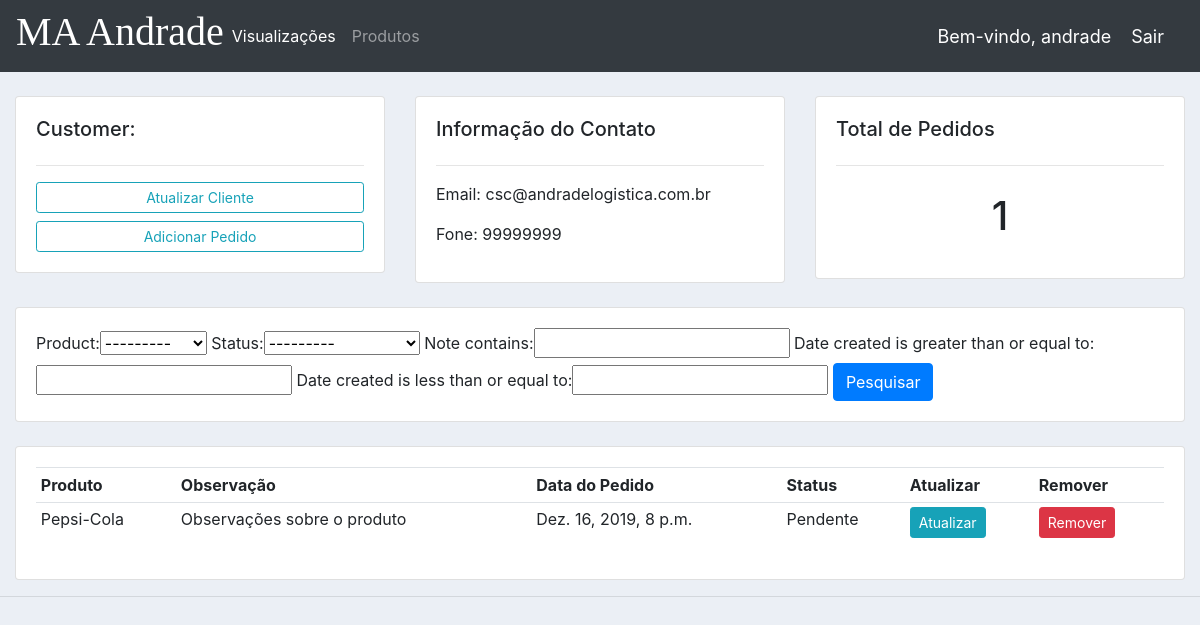
Page /customer/10/ (signed in) on the committed database.
### accounts/models.py (models this page shows, shortened)
class Customer(models.Model):
	user = models.OneToOneField(User, null=True, blank=True, on_delete=models.CASCADE)
	name = models.CharField(max_length=200, null=True)
	phone = models.CharField(max_length=200, null=True)
	email = models.CharField(max_length=200, null=True)
	profile_pic = models.ImageField(default="profile1.png", null=True, blank=True)
	date_created = models.DateTimeField(auto_now_add=True, null=True)

class Order(models.Model):
	STATUS = (
			('Pendente', 'Pendente'),
			('Saiu para entrega', 'Saiu para entrega'),
			('Entregue', 'Entregue'),
			)
	customer = models.ForeignKey(Customer, null=True, on_delete= models.SET_NULL)
	product = models.ForeignKey(Product, null=True, on_delete= models.SET_NULL)
	date_created = models.DateTimeField(auto_now_add=True, null=True)
	status = models.CharField(max_length=200, null=True, choices=STATUS)
	note = models.CharField(max_length=1000, null=True)

class Product(models.Model):
	CATEGORY = (
			('Produto', 'Produto'),
			('Serviço', 'Serviço'),
			)
	name = models.CharField(max_length=200, null=True)
	price = models.FloatField(null=True)
	category = models.CharField(max_length=200, null=True, choices=CATEGORY)
	description = models.CharField(max_length=200, null=True, blank=True)
	date_created = models.DateTimeField(auto_now_add=True, null=True)
	tags = models.ManyToManyField(Tag)
	def __str__(self):
		return self.name

### accounts/decorators.py (the view)
		def wrapper_func(request, *args, **kwargs):
			group = None
			if request.user.groups.exists():
				group = request.user.groups.all()[0].name
			if group in allowed_roles:
				return view_func(request, *args, **kwargs)
			else:
				return HttpResponse('You are not authorized to view this page')

### accounts/views.py (called while the page is built)
@login_required(login_url='login')
@allowed_users(allowed_roles=['admin'])
def customer(request, pk_test):
	customer = Customer.objects.get(id=pk_test)
	orders = customer.order_set.all()
	order_count = orders.count()
	myFilter = OrderFilter(request.GET, queryset=orders)
	orders = myFilter.qs
	context = {'customer':customer, 'orders':orders, 'order_count':order_count,
	'myFilter':myFilter}
	return render(request, 'accounts/customer.html',context)

### accounts/templates/accounts/customer.html
{%  extends 'accounts/main.html' %}
{% block content %}
	<br>
<div class="row">
	<div class="col-md">
		<div class="card card-body">
			<h5>Customer:</h5>
			<hr>
			<a class="btn btn-outline-info  btn-sm btn-block" href="">Atualizar Cliente</a>
			<a class="btn btn-outline-info  btn-sm btn-block" href="{% url 'create_order' customer.id %}">Adicionar Pedido</a>
		</div>
	</div>
	<div class="col-md">
		<div class="card card-body">
			<h5>Informação do Contato</h5>
			<hr>
			<p>Email: {{customer.email}}</p>
			<p>Fone: {{customer.phone}}</p>
		</div>
	</div>
	<div class="col-md">
		<div class="card card-body">
			<h5>Total de Pedidos</h5>
			<hr>
			<h1 style="text-align: center;padding: 10px">{{order_count}}</h1>
		</div>
	</div>
</div>
<br>
<div class="row">
	<div class="col">
		<div class="card card-body">
			<form method="get">
				{{myFilter.form}}
		    <button class="btn btn-primary" type="submit">Pesquisar</button>
		  </form>
		</div>
	</div>
</div>
<br>
<div class="row">
	<div class="col-md">
		<div class="card card-body">
			<table class="table table-sm">
				<tr>
					<th>Produto</th>
					<th>Observação</th>
					<th>Data do Pedido</th>
					<th>Status</th>
					<th>Atualizar</th>
					<th>Remover</th>
				</tr>
				{% for order in orders %}
				<tr>
					<td>{{order.product}}</td>
					<td>{{order.note}}</td>
					<td>{{order.date_created}}</td>
					<td>{{order.status}}</td>
					<td><a class="btn btn-sm btn-info" href="{% url 'update_order' order.id %}">Atualizar</a></td>
					<td><a class="btn btn-sm btn-danger" href="{% url 'delete_order' order.id %}">Remover</a></td>
				</tr>
				{% endfor %}
			</table>
		</div>
	</div>
</div>
{% endblock %}

### accounts/templates/accounts/navbar.html (shortened to what this page needs)
{% load static %}
<nav class="navbar navbar-expand-lg navbar-dark bg-dark">
  <h1 id="logo">MA Andrade</h1>
  <div class="collapse navbar-collapse" id="navbarNav">
    <ul class="navbar-nav">
      {% if request.user.is_staff %}
      <li class="nav-item active">
        <a class="nav-link" href="{% url 'home' %}">Visualizações</a>
      </li>
      <li class="nav-item">
        <a class="nav-link" href="{% url 'products' %}">Produtos</a>
      </li>
      {% else %}
      <li class="nav-item">
        <a class="nav-link" href="{% url 'account' %}">Configurações</a>
      </li>
      {% endif %}
    </ul>
  </div>
  <span class="hello-msg">Bem-vindo, {{request.user}}</span>
  <span><a class="hello-msg" href="{% url 'logout' %}">Sair</a></span>
</nav>

### static/css/main.css (style rules this page uses)
body { background-color: #ebeff5; }

### accounts/templates/accounts/navbar.html (style rules this page uses)
.hello-msg { font-size: 18px; color: #fff; margin-right: 20px; }
#logo { font-family: 'Cookie', cursive; color: #fff }

### rows in the picture
Customer: email "csc@andradelogistica.com.br", phone "99999999"
Order: product "Pepsi-Cola", note "Observações sobre o produto", date_created "Dez. 16, 2019, 8 p.m.", status "Pendente"

### other values in the picture
{{ request.user }} "andrade"
{{ order_count }} "1"
